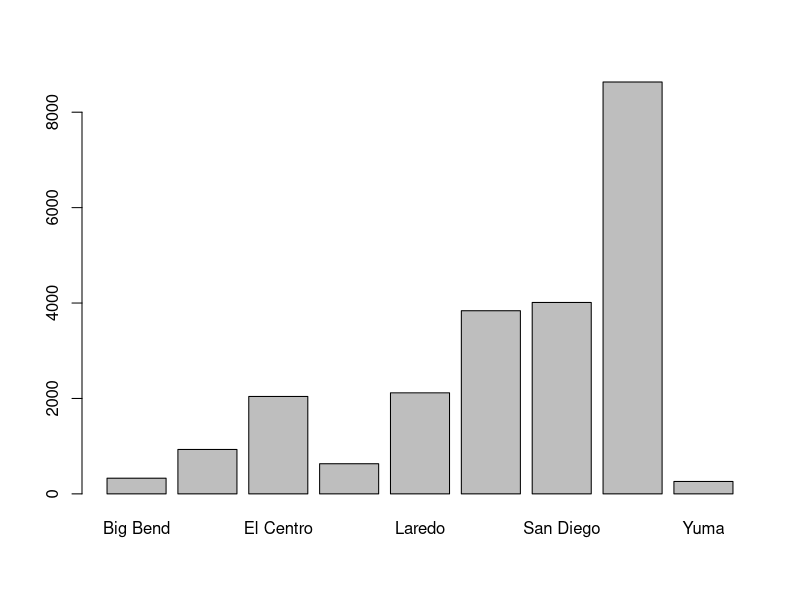
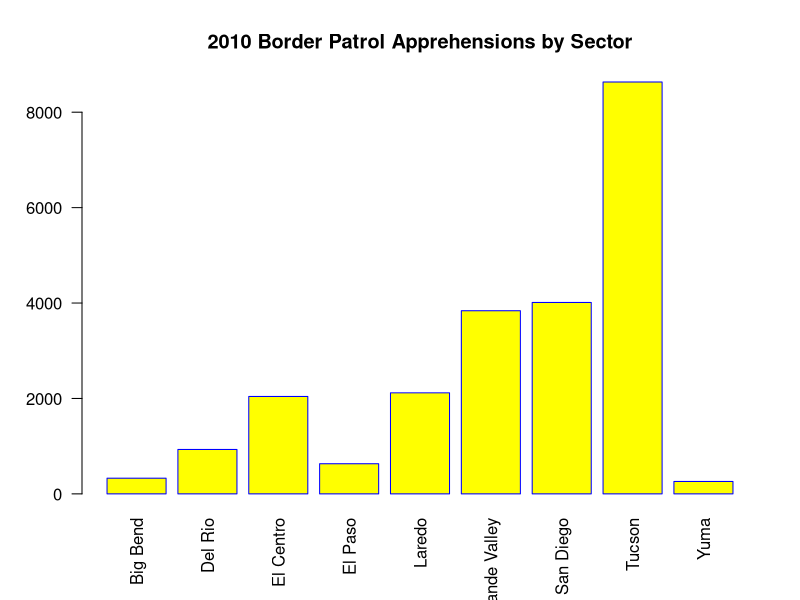
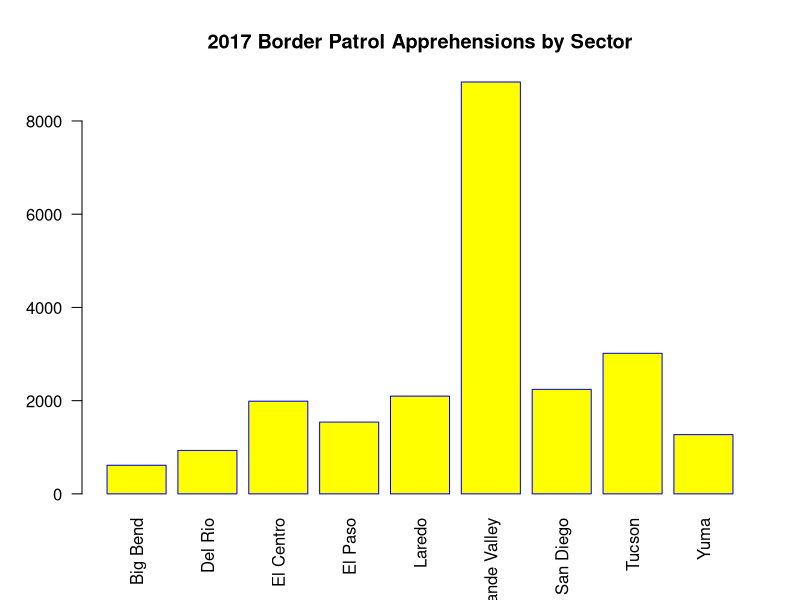
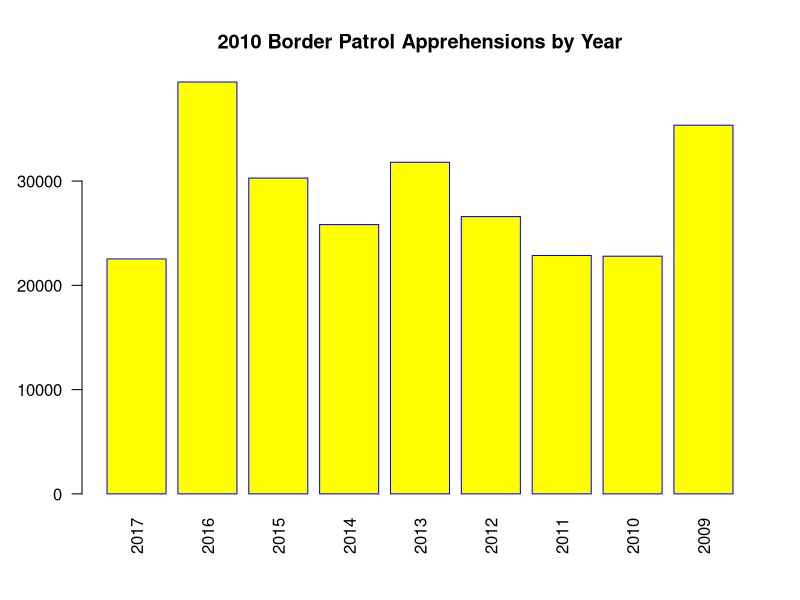

These figures' R source, in order:
## ---- chunk 1
BP2010 <- read.csv("BP Apprehensions 2010.csv", header = TRUE, stringsAsFactors = FALSE)
rownames(BP2010) <- BP2010[,1]
barplot(BP2010[1:9,13], names.arg = rownames(BP2010)[1:9])
x <- barplot(BP2010[1:9,13], names.arg = rownames(BP2010)[1:9],
        las=2,
        axisnames=TRUE,
        main="2010 Border Patrol Apprehensions by Sector",
        border="blue",
        col="yellow")



PB2017 <- read.csv("PB Apprehensions 2017.csv", header = TRUE, stringsAsFactors = TRUE)
rownames(PB2017) <- PB2017[,1]
barplot(PB2017[1:9,13], names.arg = rownames(PB2017)[1:9],
        las=2,
        axisnames=TRUE,
        main="2017 Border Patrol Apprehensions by Sector",
        border="blue",
        col="yellow")

PBmonthly <- read.csv("monthly_sum.csv", header = TRUE, stringsAsFactors = TRUE)
rownames(PBmonthly) <- PBmonthly[,1]
barplot(PBmonthly[1:9,13], names.arg = rownames(PBmonthly)[1:9],
        las=2,
        axisnames=TRUE,
        main="2010 Border Patrol Apprehensions by Year",
        border="blue",
        col="yellow")
